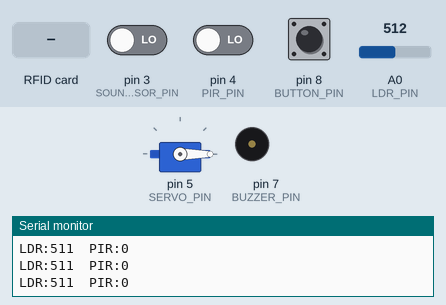
Recording of a sketch running on a simulated Arduino Uno, built with avr-gcc and run on an emulated ATmega328P. Shown: servo, buzzer (waves = sounding, pin HIGH), the last lines printed to the serial monitor. The inputs (shaded band) are chosen by the test bench; at power-on: pin 3 (SOUND_SENSOR_PIN) LOW, A0 (LDR_PIN) = 512, pin 4 (PIR_PIN) LOW, pin 8 (BUTTON_PIN) HIGH. Pins used as bus, display or sensor lines are not drawn.

Above: at 1.2 s.
1.3 s: pin 3 (SOUND_SENSOR_PIN) driven HIGH
At 2.5 s:
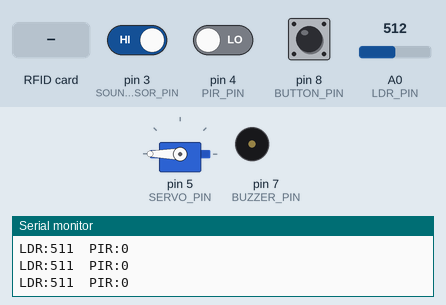
2.8 s: RFID card FA 20 7B 2E held to the reader
At 3.3 s:
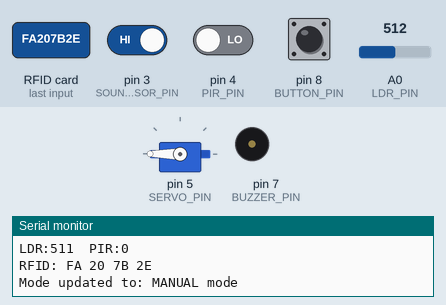
4.4 s: RFID card E3 AA 19 16 held to the reader
At 4.57 s:
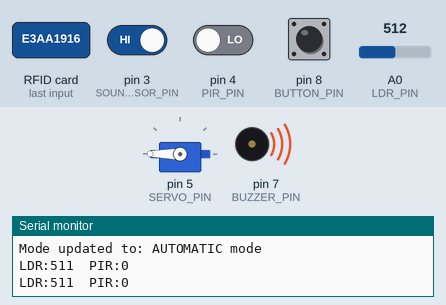
6.0 s: A0 (LDR_PIN) set to 610
8.0 s: A0 (LDR_PIN) set to 599
Timing chart, 0 to 11.0 s (numbered marks = the images above; inputs shaded):
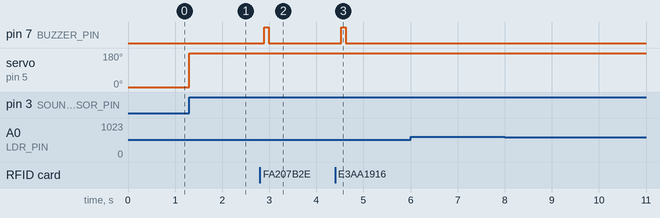

The sketch:

ESI-Final-Project.ino
```cpp
/*------------------------------------------------------------*-
  Demonstration code for Group presentation 1
  (c) Minh-An Dao - Him Ko - Yue Qiao 2021

  reference:
  <https://github.com/arduino-libraries/Servo>
  <https://github.com/qub1750ul/Arduino_SoftwareReset>
  <https://github.com/gamegine/HCSR04-ultrasonic-sensor-lib>

  version 1.00 - 02/09/2021
---------------------------------------------------------------
 * For demonstration only
 *
 --------------------------------------------------------------*/
#include <avr/wdt.h>
#include "Servo.h"
#include "SPI.h"
#include "MFRC522.h"
#include <arduino-timer.h>
#include <SimpleKalmanFilter.h>

#define LDR_PIN           A0
#define SOUND_SENSOR_APIN A1
#define SOUND_SENSOR_PIN  3
#define PIR_PIN           4
#define SERVO_PIN         5
#define BUZZER_PIN        7
#define BUTTON_PIN        8
#define RFID_RST_PIN      9
#define RFID_SS_PIN       10
//      RFID_MOSI         11
//      RFID_MISO         12
//      RFID_SCK          13

// --- RFID configuration
#define NOTFOUND        -1
#define CARDS_KNOWN     2
#define CARD_SIZE       4
// card data
const byte RFID_KEY[CARDS_KNOWN][CARD_SIZE] = {
  {0xFA, 0x20, 0x7B, 0x2E},
  {0xE3, 0xAA, 0x19, 0x16}
};

// --- LDR components
#define LDR_THRESHOLD       600
/*
 SimpleKalmanFilter(e_mea, e_est, q);
 e_mea: Measurement Uncertainty
 e_est: Estimation Uncertainty
 q: Process Noise
 */
SimpleKalmanFilter filter(2, 2, 0.01);

// --- servo angles
#define SERVO_ON          180
#define SERVO_OFF         0

// enum {
//   PIR,
//   SOUND,
//   NO_SENSOR
// } system_state;

#define AUTOMATIC           255
#define MANUAL              0

uint8_t sys_state;

#define OFF                 0
#define ON                  1
#define ACTIVATE            2

#define PRESSED             0
#define RELEASED            1

// ---sound constant
#define SOUND_CMD_DELAY     1000

uint8_t sound_val = 0;
uint16_t ldr_val = 0;
uint8_t  pir_val = 0;
uint8_t  id_buffer[CARD_SIZE];  // Matrix for storing new UID

MFRC522 rfid(RFID_SS_PIN, RFID_RST_PIN);  // Create MFRC522 instance
Servo servo, off_servo;                // Create 2 servo instances
Timer<1, millis> timer; // create a timer with 1 task and millisecond resolution

volatile uint8_t BUZZER_FLAG;
volatile uint8_t SOUND_FLAG;
volatile uint8_t INTERRUPT_FLAG;
volatile uint8_t LIGHT_STATE;
volatile uint8_t button_state;
volatile uint8_t last_button_state;
volatile uint64_t last_sound_millis;

bool routine(void *) {

  // --- Buzzer handler
  if (BUZZER_FLAG)
  {
    digitalWrite(BUZZER_PIN, !digitalRead(BUZZER_PIN)); // toggle the pin
    BUZZER_FLAG--;
  }
  // --- Button handler
  // if (system_state==NO_SENSOR) //only trigger on NO_SENSOR state
  // {
  if (sys_state==MANUAL) //only trigger on MANUAL state
  {
    button_state = digitalRead(BUTTON_PIN); //read button val
    if (last_button_state&&(last_button_state!=button_state))
    {
      if (LIGHT_STATE==ON)    switch_turnoff();
      else                    switch_turnon();
    }
    last_button_state = button_state; //reset last button state to the lates
  }
  return true;
}
// ---

void soundInterrupt() {
  // last_sound_millis = millis();
  SOUND_FLAG = true;
}

void setup ()
{
  // --- System state initialize
  // system_state = SOUND;
  sys_state = AUTOMATIC;

  // --- Sensors initialize
  pinMode(SOUND_SENSOR_PIN,INPUT);
  INTERRUPT_FLAG = false; // false so that the loop can take care of turning the interrupt on
  SOUND_FLAG = false;  //initialize

  pinMode(LDR_PIN,INPUT);
  pinMode(PIR_PIN,INPUT);
  digitalWrite(PIR_PIN,LOW);

  // --- rfid initialize
  SPI.begin();			  // Init SPI bus
	rfid.PCD_Init();		// Init MFRC522
  Serial.println("RFID Reader: "); rfid.PCD_DumpVersionToSerial();

  // --- servo initialize
  servo.attach(SERVO_PIN);
  servo.write(SERVO_OFF);
  LIGHT_STATE = OFF;

  // --- button and buzzer initialize
  pinMode(BUTTON_PIN,INPUT_PULLUP);
  pinMode(BUZZER_PIN,OUTPUT);
  BUZZER_FLAG = OFF;
  button_state = digitalRead(BUTTON_PIN);
  last_button_state = button_state;
  timer.every(100, routine); //100ms

  // --- Serial initialize
  Serial.begin (9600);
  Serial.println("System ready!");
}

void loop()
{
  timer.tick(); // tick the timer
  // ----------------- RFID data collection -----------
  if (getRFID()) {
    Serial.print("RFID:"); dump_byte_array(id_buffer,CARD_SIZE); Serial.println();
    checkUID(); // mode changing integrated inside
  }

  if (sys_state==MANUAL)
  {
    // --- disable the sound interrupt
    if (INTERRUPT_FLAG){
      detachInterrupt(digitalPinToInterrupt(SOUND_SENSOR_PIN));
      INTERRUPT_FLAG = false;
    }
    /* do nothing else - the timer already handle the task */
  } else // AUTOMATIC MODE
  {
    // ----------------- LDR data collection -----------
    ldr_val = filter.updateEstimate(analogRead(LDR_PIN));
    Serial.print("LDR:"); Serial.print(ldr_val, DEC);
    // ================== Night mode - only activated when night come =======================
    if (ldr_val < LDR_THRESHOLD)
    {
      // ----------------- PIR data collection -----------
      pir_val = digitalRead(PIR_PIN);
      Serial.print("\tPIR:"); Serial.print(pir_val, DEC);
      // ----------------- action on the switch -----------
      if (pir_val){ // detect human while environment is dark
        detachInterrupt(digitalPinToInterrupt(SOUND_SENSOR_PIN));
        if (LIGHT_STATE==OFF)    switch_turnon();
        delay(50);
        INTERRUPT_FLAG = false; // indicate that the interrupt has been disable
        last_sound_millis = millis(); // reset the timer
      }
    }
    Serial.println();
    // ================== COMBINED code for day and night ===================================
    // ----------------- Enable the sound interrupt if hasn't been -----------
    if ((!INTERRUPT_FLAG)&&((millis()-last_sound_millis)>SOUND_CMD_DELAY)){
      attachInterrupt(digitalPinToInterrupt(SOUND_SENSOR_PIN), soundInterrupt, RISING);
      delay(100);
      INTERRUPT_FLAG = true; // indicate that the interrupt has been enable
      SOUND_FLAG = false; // stop the servo from triggering
    }
    // ----------------- Sound data handling -----------
    if (SOUND_FLAG) {
      noInterrupts();
      detachInterrupt(digitalPinToInterrupt(SOUND_SENSOR_PIN));
      interrupts();
      if (LIGHT_STATE==ON)    switch_turnoff();
      else                    switch_turnon();
      Serial.println("Sound detected");
      delay(50);
      INTERRUPT_FLAG = false; // indicate that the interrupt has been disable
      SOUND_FLAG = false; // reset the sound flag
      last_sound_millis = millis(); // reset the timer
    }
  }

//   switch (system_state)
// {
//   case   PIR:
//     // --- disable the sound interrupt
//     if (INTERRUPT_FLAG){
//       detachInterrupt(digitalPinToInterrupt(SOUND_SENSOR_PIN));
//       INTERRUPT_FLAG = false;
//     }
//     // ----------------- LDR data collection -----------
//     ldr_val = filter.updateEstimate(analogRead(LDR_PIN));
//     // ----------------- PIR data collection -----------
//     pir_val = digitalRead(PIR_PIN);
//     Serial.print("LDR:"); Serial.print(ldr_val, DEC);
//     Serial.print("\tPIR:"); Serial.println(pir_val, DEC);
//     // ----------------- action on the switch -----------
//     if ((ldr_val<LDR_THRESHOLD)&&(pir_val)) switch_turnon();
//     else                                    switch_turnoff();
//     break;
//   case   SOUND:
//     // ----------------- Enable the sound interrupt if hasn't been -----------
//     if ((!INTERRUPT_FLAG)&&((millis()-last_sound_millis)>SOUND_CMD_DELAY)){
//       attachInterrupt(digitalPinToInterrupt(SOUND_SENSOR_PIN), soundInterrupt, RISING);
//       delay(1000);
//       INTERRUPT_FLAG = true; // indicate that the interrupt has been enable
//       SOUND_FLAG = false; // stop the servo from triggering
//       last_sound_millis = millis(); // reset the timer
//     }
//     // ----------------- Sound data handling -----------
//     if (SOUND_FLAG) {
//       SOUND_FLAG = false;
//       detachInterrupt(digitalPinToInterrupt(SOUND_SENSOR_PIN));
//       Serial.println("Sound detected");
//       delay(50);
//       INTERRUPT_FLAG = false; // indicate that the interrupt has been disable
//       SOUND_FLAG = false; //
//       if (LIGHT_STATE==ON)    switch_turnoff();
//       else                    switch_turnon();
//     }
//     break;
//   case   NO_SENSOR:
//     // --- disable the sound interrupt
//     if (INTERRUPT_FLAG){
//       detachInterrupt(digitalPinToInterrupt(SOUND_SENSOR_PIN));
//       INTERRUPT_FLAG = false;
//     }
//     /* do nothing else - the timer already handle the task */
//     break;
//   default:
//     break;
//   }
}

// ----------------- Servo control -----------
void switch_turnon()
{
  Serial.println("Switch turn on");
  servo.write(SERVO_ON);
  LIGHT_STATE=ON;
}

void switch_turnoff()
{
  Serial.println("Switch turn off");
  servo.write(SERVO_OFF);
  LIGHT_STATE=OFF;
}

// #################### Additional RFID helper functions ############################
bool getRFID(void) {
  bool isPICCpresent = false;
  if (rfid.PICC_IsNewCardPresent() && rfid.PICC_ReadCardSerial())
  { //if new card is found
    memcpy(id_buffer, rfid.uid.uidByte, CARD_SIZE); //save it to the buffer
    isPICCpresent = true; BUZZER_FLAG = ACTIVATE;
  }
  rfid.PICC_HaltA(); // Halt PICC
  rfid.PCD_StopCrypto1(); // Stop encryption on PCD
  return isPICCpresent;          // returns TRUE if PICC is detected, false otherwise
}//end getRFID

/*Routine for checking if the UID is correct*/
bool checkUID(void){
  for (byte i=0; i<CARDS_KNOWN; i++)
  {
    //counter for correct UID parts, there are CARD_SIZE parts in an UID, if 1 part correct, this counter will increase.
    //If all of them are correct (the UID is granted) then this counter will equal CARD_SIZE
    byte Rcounter=0;
    for (byte j = 0; j < CARD_SIZE; j++){
      if (RFID_KEY[i][j]==id_buffer[j]) {Rcounter++;}
    }//end for
    if (Rcounter==4) { //access granted
      Serial.print(F("Mode updated to: "));
      system_state_update();
      return true;
    }//end if
  }
  return false;
}//end checkUID

void system_state_update() {
  switch (sys_state)
  {
  case AUTOMATIC:
    sys_state = MANUAL; Serial.println("MANUAL mode");
    break;
  case MANUAL:
    sys_state = AUTOMATIC; Serial.println("AUTOMATIC mode");
    break;
  default:
    break;
  }
  // switch (system_state)
  // {
  // case PIR:
  //   system_state = SOUND; Serial.println("SOUND mode");
  //   break;
  // case SOUND:
  //   system_state = NO_SENSOR; Serial.println("NO SENSOR mode");
  //   break;
  // case NO_SENSOR:
  //   system_state = PIR; Serial.println("PIR mode");
  // default:
  //   break;
  // }
}

/**
 * Helper routine to dump a byte array as hex values to Serial.
 */
void dump_byte_array(byte *buffer, byte bufferSize) {
    for (byte i = 0; i < bufferSize; i++) {
        Serial.print(buffer[i] < 0x10 ? " 0" : " ");
        Serial.print(buffer[i], HEX);
    }
}
```

Measured:
- after the input at 1.3 s, servo on pin 5 (SERVO_PIN): 0° → 180° at once
- after the input at 2.8 s, pin 7 (BUZZER_PIN): LOW → HIGH after 0.09 s, → LOW 0.10 s later
- after the input at 4.4 s, pin 7 (BUZZER_PIN): LOW → HIGH after 0.12 s, → LOW 0.10 s later
